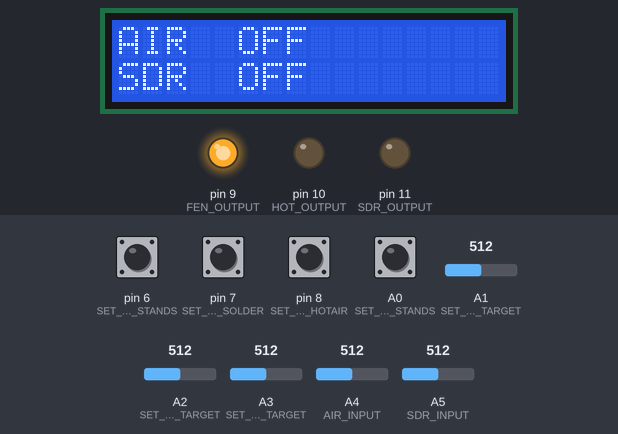
Recording of a sketch running on a simulated Arduino Uno, built with avr-gcc and run on an emulated ATmega328P. On the bench: 16×2 character LCD, output pins drawn as LEDs (lit = HIGH). The inputs (shaded band) are chosen by the test bench; at power-on: A0 (SET_HOTAIR_STANDS), pin 6 (SET_SOLDER_STANDS), pin 7 (SET_BUTTON_SOLDER), pin 8 (SET_BUTTON_HOTAIR) HIGH, A1 (SET_SOLDER_TARGET) = 512, A2 (SET_AIRRPM_TARGET) = 512, A3 (SET_HOTAIR_TARGET) = 512, A4 (AIR_INPUT) = 512, A5 (SDR_INPUT) = 512.

Above: at 2.7 s.
2.8 s: pin 7 (SET_BUTTON_SOLDER) pulled LOW for 0.15 s
At 3.45 s:
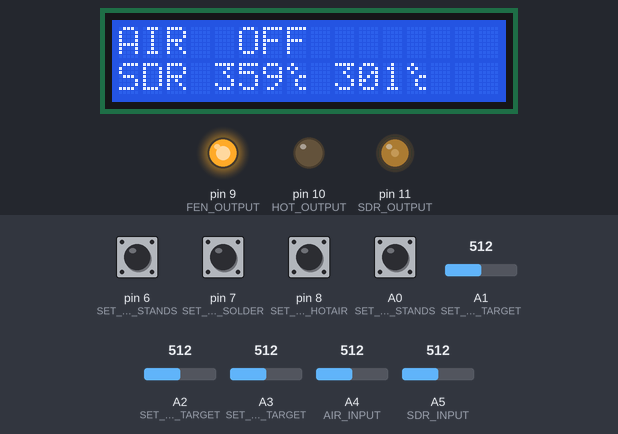
3.5 s: pin 8 (SET_BUTTON_HOTAIR) pulled LOW for 0.15 s
At 3.96 s:
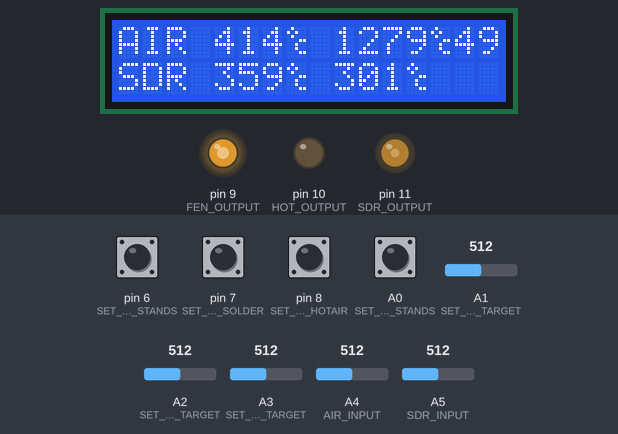
4.2 s: pin 7 (SET_BUTTON_SOLDER) pulled LOW for 1 s
At 6.4 s:
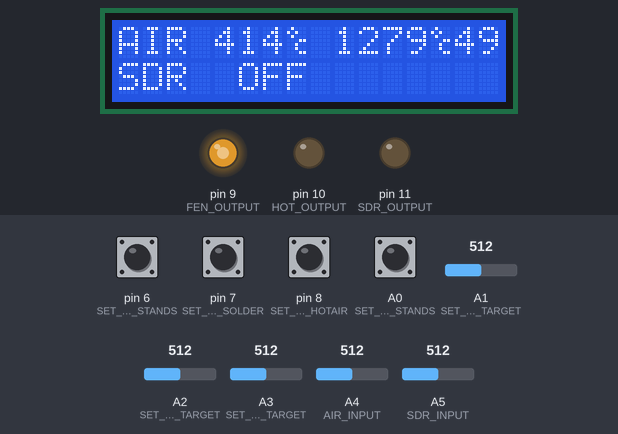
6.7 s: pin 6 (SET_SOLDER_STANDS) pulled LOW for 0.15 s
8.5 s: pin 8 (SET_BUTTON_HOTAIR) pulled LOW for 1 s
At 9.05 s:
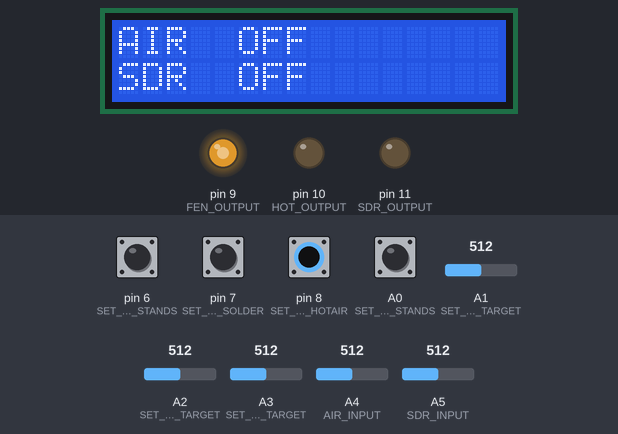
11.0 s: A0 (SET_HOTAIR_STANDS) pulled LOW for 1 s
At 12.0 s:
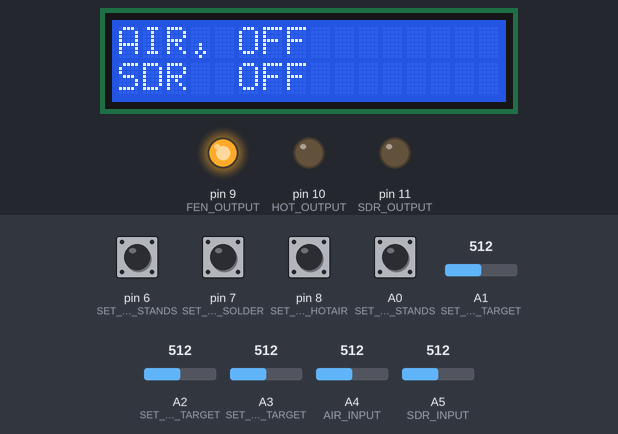
Timing chart, 0 to 14.0 s (numbered marks = the images above; inputs shaded):
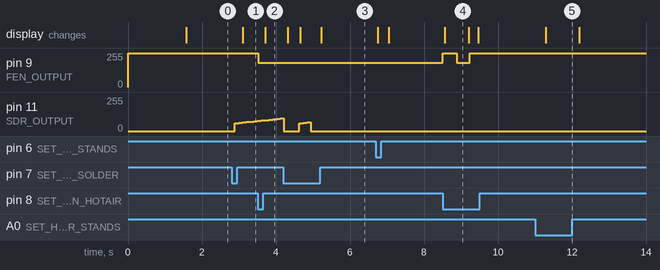

The sketch:

SolderingStation.ino
```cpp
/**
 * Soldering station Air&Iron
 *
 *      FIRMWARE
 *      @author <fire1@abv.bg>
 *      @version 1.0
 *
 */

#include <Arduino.h>
#include <TimerOne.h>    // Avaiable from http://www.arduino.cc/playground/Code/Timer1
#include <PID_v1.h>

//
// Only for IDE
#ifndef TimerOne_h_

#include "../libraries/TimerOne/TimerOne.h"

#endif

#ifndef PID_v1_h

#include "../libraries/PID/PID_v1.h"

#endif

//
// Screen or Serial print
//#define DEBUG

//
// TODO: Handle of 65hz:
// #define FREQ 65    // 50Hz power in these parts
#define FREQ 8    // // Way more stable to be lower value

#define SDR_MIN  300
#define AIR_MIN  350
#define RPM_MIN  440

#define SDR_MAX  420
#define AIR_MAX  480
#define RPM_MAX  1021

//
// Sleep mode start
#define SLEEP_BEGIN_AIR 6000
#define SLEEP_BEGIN_SDR 60000

#define SLEEP_TARGET_AIR 200
#define SLEEP_TARGET_SDR 200

//
// Shutdown mode start [SLEEP_BEGIN * OFF_MULTIPLIER]
#define OFF_MULTIPLIER 3


#ifdef DEBUG
#define LOOP_PRINT 1500
#else
#define LOOP_PRINT 300
#endif

//
// LCD
#ifndef DEBUG

#include <LiquidCrystal.h>

#ifndef LiquidCrystal_h

#include <LiquidCrystal/src/LiquidCrystal.h>

#endif
LiquidCrystal lcd(5, 4, 3, 2, 1, 0);

byte char_cel[] = {
        B01000,
        B10100,
        B01000,
        B00011,
        B00100,
        B00100,
        B00011,
        B00000
};
byte char_std[] = {
        B00000,
        B00000,
        B00000,
        B00000,
        B00100,
        B00100,
        B01010,
        B00100
};

#endif

/**
 * Methods definition
 */
static void buttonSolder();

static void buttonHotAir();

static void standSolder();

static void standHotAir();

static void inputSerial();

static void printSerial(unsigned long airNow, unsigned long sdrNow, uint16_t showAirTemp, uint16_t showSdrTemp);

static void printScreen(uint16_t showSdrTemp, uint16_t showAirTemp, uint16_t showAirRpm);

boolean fenStart = false;
boolean isSleepAirOn = false;
boolean isSleepSdrOn = false;
boolean isSolderUse = true;
boolean isSolderOn = false, isHotAirOn = false, isHotAirUse = true;

const uint8_t SDR_INPUT = A5; // A5
const uint8_t AIR_INPUT = A4;

const uint8_t SDR_OUTPUT = 11; // Solder heater
const uint8_t FEN_OUTPUT = 9; // fen output
const uint8_t HOT_OUTPUT = 10; // fen output

//
// Hardware interface
const uint8_t SET_SOLDER_TARGET = A1;
const uint8_t SET_AIRRPM_TARGET = A2;
const uint8_t SET_HOTAIR_TARGET = A3;

const uint8_t SET_BUTTON_SOLDER = 7;
const uint8_t SET_BUTTON_HOTAIR = 8;

//
// Stands
const uint8_t SET_HOTAIR_STANDS = A0;
const uint8_t SET_SOLDER_STANDS = 6;


uint16_t rpmSetPoint = 1024;


unsigned long standStartHotAir = 0;
unsigned long standStartSolder = 0;


/*
    Kp: Determines how aggressively the PID reacts to the current amount of error (Proportional) (double >=0)
    Ki: Determines how aggressively the PID reacts to error over time (Integral) (double>=0)
    Kd: Determines how aggressively the PID reacts to the change in error (Derivative) (double>=0)
    POn: Either P_ON_E (Default) or P_ON_M. Allows Proportional on Measurement to be specified.

    SetTunings(Kp, Ki, Kd, POn)
 */

//
// AIR
const double aggKpAir = 8, aggKiAir = 1, aggKdAir = 1;
const double consKpAir = 2, consKiAir = 0.05, consKdAir = 0.25;
double airSetPoint, airInput, airOutput;
PID airPID(&airInput, &airOutput, &airSetPoint, consKpAir, consKiAir, consKdAir, DIRECT);

//
// Solder
const double aggKpSdr = 1, aggKiSdr = 0.5, aggKdSdr = 0.15;
const double consKpSdr = 2, consKiSdr = 1, consKdSdr = 1;
double sdrSetPoint, sdrInput, sdrOutput;
PID sdrPID(&sdrInput, &sdrOutput, &sdrSetPoint, consKpSdr, consKiSdr, consKdSdr, DIRECT);


unsigned long debounceSolder, debounceHotAir;


void setup() {

    // 1000000 / (2 * FREQ);//The Timerone PWM period, 50Hz = 10000 uS
    Timer1.initialize(FREQ); // Way more stable variant

    pinMode(SDR_INPUT, INPUT);
    pinMode(SDR_OUTPUT, OUTPUT);
    pinMode(FEN_OUTPUT, OUTPUT);
    pinMode(HOT_OUTPUT, OUTPUT);

    pinMode(SET_SOLDER_TARGET, INPUT);
    pinMode(SET_AIRRPM_TARGET, INPUT);
    pinMode(SET_HOTAIR_TARGET, INPUT);
    pinMode(SET_HOTAIR_STANDS, INPUT_PULLUP);
    pinMode(SET_BUTTON_SOLDER, INPUT_PULLUP);
    pinMode(SET_BUTTON_HOTAIR, INPUT_PULLUP);
    pinMode(SET_SOLDER_STANDS, INPUT_PULLUP);

    digitalWrite(SET_SOLDER_STANDS, HIGH);
    digitalWrite(8, HIGH);
//    analogWrite(SDR_INPUT, 0);
    digitalWrite(8, HIGH);
    analogWrite(SDR_OUTPUT, 0);
    analogWrite(FEN_OUTPUT, 0);
    analogWrite(HOT_OUTPUT, 0);
    analogWrite(FEN_OUTPUT, 255);
#ifdef DEBUG
    Serial.begin(115200);
#else
    lcd.begin(16, 2);
    lcd.createChar(1, char_cel);
    lcd.createChar(2, char_std);
    lcd.setCursor(0, 0);
    lcd.print(F(" SOLDER STATION "));
    lcd.setCursor(0, 1);
    lcd.print(F(" ver.1.1.0 "));
    delay(1500);
    lcd.clear();
#endif


    airSetPoint = 0;
    sdrSetPoint = 0;
    airPID.SetOutputLimits(0, 1024);
    sdrPID.SetOutputLimits(0, 255);

    airInput = analogRead(AIR_INPUT);
    sdrInput = analogRead(SDR_INPUT);

    airPID.SetMode(AUTOMATIC);
    sdrPID.SetMode(AUTOMATIC);

}


#define READ_SENSOR 10
boolean dbg = false;
unsigned long loopPrint = 0;
uint64_t airTemp, sdrTemp = 0;
uint16_t loopIndex = 0;
volatile uint8_t ms;
volatile unsigned long airNow, sdrNow;

void loop() {


//#ifndef DEBUG
    //
    // My inputs are inverted ...
    sdrSetPoint = (isSolderOn) ? (uint16_t) map(analogRead(SET_SOLDER_TARGET), 1021, 0, SDR_MIN, SDR_MAX) : 0;
    airSetPoint = (isHotAirOn) ? (uint16_t) map(analogRead(SET_HOTAIR_TARGET), 1021, 0, AIR_MIN, AIR_MAX) : 0;
    rpmSetPoint = (isHotAirOn) ? (uint16_t) map(analogRead(SET_AIRRPM_TARGET), 1021, 0, RPM_MIN, RPM_MAX) : 0;


    /*
     * Temperature resolver
     */
    for (ms = 0; ms < READ_SENSOR; ++ms) {
        airNow += ((analogRead(AIR_INPUT) * 9 + 32 * 5 + 2) / 5);
        sdrNow += ((analogRead(SDR_INPUT) * 9 + 32 * 5 + 2) / 5) * 0.1;
        delayMicroseconds(10);
    }

    airNow = airNow / READ_SENSOR;
    sdrNow = sdrNow / READ_SENSOR;


    //
    // Resolve solder temperature
    uint16_t currentSolderTemp;
    if (sdrNow < 60) {
        currentSolderTemp = (uint16_t) map(sdrNow, 10, 60, 15, 200);
    } else if (sdrNow < 115) {
        currentSolderTemp = (uint16_t) map(sdrNow, 60, 115, 200, 325);
    } else {
        currentSolderTemp = (uint16_t) map(sdrNow, 115, 145, 325, 420);
    }
    //
    // Resolve hot air temperature
    uint16_t currentHotAirTemp;
    if (airNow < 280) {
        currentHotAirTemp = (uint16_t) map(airNow, 100, 280, 120, 390);
    } else {
        currentHotAirTemp = (uint16_t) map(airNow, 280, 315, 390, 430);
    }


    airInput = currentHotAirTemp;
    sdrInput = currentSolderTemp;

    sdrTemp += sdrInput;
    airTemp += airInput;

    loopIndex++;

    uint8_t showAirRpm = (uint8_t) map(analogRead(SET_AIRRPM_TARGET), 1023, 0, 0, 99);

    uint16_t showAirTemp = (airTemp / loopIndex);
    uint16_t showSdrTemp = (sdrTemp / loopIndex);


    //
    // Smoothing temperatures to show
    if (loopIndex > 6) {
        airTemp = (airTemp / loopIndex);
        sdrTemp = (sdrTemp / loopIndex);
        loopIndex = 1;
    }

    buttonSolder();
    buttonHotAir();
    standSolder();
    standHotAir();
    inputSerial();

    /*
     * Soldering iron
     */
    uint16_t constrainsSolder = (uint16_t) sdrOutput;

    sdrPID.Compute();

    if (sdrSetPoint == 0) {
        constrainsSolder = 0;
        sdrOutput = 0;
    }


    if (isSolderOn) {
        analogWrite(SDR_OUTPUT, constrainsSolder);
    } else {
        analogWrite(SDR_OUTPUT, 0);
    }

    double gapSdr = abs(airSetPoint - airInput); //distance away from setpoint
    if (gapSdr < 10) {
        //we're close to set point, use conservative tuning parameters
        sdrPID.SetTunings(consKpSdr, consKiSdr, consKdSdr);
    } else {
        //we're far from set point, use aggressive tuning parameters
        sdrPID.SetTunings(aggKpSdr, aggKiSdr, aggKdSdr);
    }


    double gapAir = abs(airSetPoint - airInput); //distance away from setpoint
    if (gapAir < 10) {
        //we're close to set point, use conservative tuning parameters
        airPID.SetTunings(consKpAir, consKiAir, consKdAir);
    } else {
        //we're far from set point, use aggressive tuning parameters
        airPID.SetTunings(aggKpAir, aggKiAir, aggKdAir);
    }


    //
    // Protection from temperature of hot air when boot
    if (millis() > 5000 && !fenStart && airInput < 200) {
        rpmSetPoint = 0;
        fenStart = true;
    }

    airPID.Compute();

    uint16_t constrainsHotAir;
    if (airSetPoint == 0) {
        constrainsHotAir = 0;
        airOutput = 0;
    } else {
        constrainsHotAir = (uint16_t) airOutput;
    }
    //
    // HOT AIR
    if (airInput > 550 || airSetPoint > 600 /*|| airInput + 200 > airSetPoint*/) {
        constrainsHotAir = 0;
        airOutput = 0;
    }
    if (airSetPoint == 0) {
        constrainsHotAir = 0;
    }

    if (isHotAirOn) {
        Timer1.pwm(FEN_OUTPUT, rpmSetPoint);
        Timer1.pwm(HOT_OUTPUT, constrainsHotAir);
    } else {
        Timer1.pwm(HOT_OUTPUT, 0);
        if (airInput < 80) {
            Timer1.pwm(FEN_OUTPUT, 0);
        } else {
            Timer1.pwm(FEN_OUTPUT, 1024);
        }
    }


    unsigned long time = millis();
    if (time - loopPrint > LOOP_PRINT) {
        loopPrint = time;

#ifdef DEBUG

        //
        // DEBUG display
        //
        printSerial(airNow, sdrNow, showAirTemp, showSdrTemp);


#else


        //
        // LCD display
        //
        printScreen(showSdrTemp, showAirTemp, showAirRpm);
#endif
    }


}
/////////////////////////////////////////////////////////////////////////
////// Methods begin
/////////////////////////////////////////////////////////////////////////
/**
 * Detect button solder
 */
void buttonSolder() {
    if (digitalRead(SET_BUTTON_SOLDER) == LOW && debounceSolder + 350 < millis()) {
        delay(10);
        if (digitalRead(SET_BUTTON_SOLDER) == LOW) {
            if (!isSolderOn) {
#ifdef DEBUG
                Serial.println(F("SOLDER air ON "));
#endif
                isSolderUse = true;
                isSolderOn = true;
                isSleepSdrOn = false;
            } else {
#ifdef DEBUG
                Serial.println(F("SOLDER air OFF "));
#endif
                isSolderOn = false;
            }
            debounceSolder = millis();
        }
    }
}

/**
 * Detect hot air button
 */
void buttonHotAir() {
    if (digitalRead(SET_BUTTON_HOTAIR) == LOW && debounceHotAir + 350 < millis()) {
        delay(10);
        if (digitalRead(SET_BUTTON_HOTAIR) == LOW) {
            if (!isHotAirOn) {
#ifdef DEBUG
                Serial.println(F("Hot air ON "));
#endif
                isHotAirUse = true;
                isHotAirOn = true;
                isSleepAirOn = false;
            } else {
#ifdef DEBUG
                Serial.println(F("Hot air OFF "));
#endif
                isHotAirOn = false;

            }
            debounceHotAir = millis();
        }
    }
}


void standSolder() {
    //
    // Listen for sleep mode
    if (isSolderOn && digitalRead(SET_SOLDER_STANDS) == LOW) {

        if (isSolderUse) {
            standStartSolder = millis();
            isSolderUse = false;
        }

        if (!isSolderUse && millis() - standStartSolder > SLEEP_BEGIN_SDR) {
            isSleepSdrOn = true;
            isSolderUse = false;
            sdrSetPoint = SLEEP_TARGET_SDR;
        }
        if (millis() - standStartSolder > SLEEP_BEGIN_SDR * OFF_MULTIPLIER) {
            isSolderOn = false;
        }
    } else {
        isSolderUse = true;
        isSleepSdrOn = false;
    }
}

void standHotAir() {
    //
    // Listen for sleep mode
    if (isHotAirOn && digitalRead(SET_HOTAIR_STANDS) == LOW) {

        if (isHotAirUse) {
            standStartHotAir = millis();
            isHotAirUse = false;
        }

        if (!isHotAirUse && millis() - standStartHotAir > SLEEP_BEGIN_AIR) {
            isSleepAirOn = true;
            isHotAirUse = false;
            airSetPoint = SLEEP_TARGET_AIR;
        }
        if (millis() - standStartHotAir > SLEEP_BEGIN_AIR * OFF_MULTIPLIER) {
            isHotAirOn = false;
        }
    } else {
        isHotAirUse = true;
        isSleepAirOn = false;
    }
}

void inputSerial() {
#ifdef DEBUG
    if (Serial.available()) {
        String where = Serial.readStringUntil('=');
        if (where == F("dbg")) {
            dbg = (boolean) Serial.readStringUntil('\n').toInt();
        }

        if (where == F("sdr")) {
            sdrSetPoint = (uint16_t) Serial.readStringUntil('\n').toInt();
        }

        if (where == F("air")) {
            rpmSetPoint = (uint16_t) Serial.readStringUntil('\n').toInt();
        }

        if (where == F("hot")) {
            airSetPoint = (uint16_t) Serial.readStringUntil('\n').toInt();
        }
    }
#endif
}

void printScreen(uint16_t showSdrTemp, uint16_t showAirTemp, uint16_t showAirRpm) {
    //
    // Solder
#ifndef DEBUG
    lcd.clear();
    lcd.setCursor(0, 1);
    lcd.print(F("SDR"));
    if (digitalRead(SET_SOLDER_STANDS) == LOW) {
        lcd.setCursor(3, 1);
        lcd.print("\2");
    }
    lcd.setCursor(4, 1);
    if (isSolderOn) {
        if (isSleepSdrOn) {
            lcd.print(F(" SLP "));
        } else {
            lcd.print((uint16_t) sdrSetPoint);
            lcd.print("\1");
        }
        lcd.setCursor(9, 1);

        lcd.print(showSdrTemp);
        lcd.print("\1");
    } else lcd.print(" OFF ");


    //
    // Hot air
    lcd.setCursor(0, 0);
    lcd.print(F("AIR"));
    if (digitalRead(SET_HOTAIR_STANDS) == LOW) {
        lcd.setCursor(3, 0);
        lcd.print("\2");
    }
    lcd.setCursor(4, 0);
    if (isHotAirOn) {
        if (isSleepAirOn) {
            lcd.print(F(" SLP "));
        } else {
            lcd.print((uint16_t) airSetPoint);
            lcd.print("\1");
        }
        lcd.setCursor(9, 0);
        lcd.print(showAirTemp);
        lcd.print("\1");
        lcd.setCursor(14, 0);
        lcd.print(showAirRpm);
    } else lcd.print(" OFF ");

#endif
}

/**
 *
 * @param airNow
 * @param sdrNow
 * @param showAirTemp
 * @param showSdrTemp
 */
void printSerial(unsigned long airNow, unsigned long sdrNow, uint16_t showAirTemp, uint16_t showSdrTemp) {


    //
    // HOT AIR
    Serial.print(F("AIR: now "));
    Serial.print(airNow);

    Serial.print(F(" out "));
    Serial.print(airOutput);

    Serial.print(F(" / show "));
    Serial.print(showAirTemp);

    Serial.print(F("*C / in "));
    Serial.print(airInput);
    Serial.print(F(" / tar "));
    Serial.print(airSetPoint);
    Serial.print(" | SND ");
    Serial.print(digitalRead(SET_HOTAIR_STANDS));
    if (isSleepAirOn) {
        Serial.print(" SLEEP ");
    }
    Serial.println('\n');

    //
    // IRON
    Serial.print(F("IRON: now "));
    Serial.print(sdrNow);
    Serial.print(F(" / out "));
    Serial.print(sdrOutput);
    Serial.print(F(" / show "));
    Serial.print(showSdrTemp);
    Serial.print(F("*C / in "));
    Serial.print(sdrInput);
    Serial.print(F(" / tar "));
    Serial.print(sdrSetPoint);
    Serial.print(" | SND ");
    Serial.print(digitalRead(SET_SOLDER_STANDS));
    if (isSleepSdrOn) {
        Serial.print(" SLEEP ");

    }
    Serial.println('\n');
}
```

Measured:
- after the input at 2.8 s, pin 11 (SDR_OUTPUT): moves from 0/255 to 76/255 over 0.61 s, starting after 0.09 s; the display: changes after 0.30 s (image 1)
- after the input at 3.5 s, pin 9 (FEN_OUTPUT): 255/255 → 182/255 at once; the display: changes after 0.21 s (image 2)
- after the input at 4.2 s, the display: changes after 0.11 s (image 3)
- after the input at 8.5 s, pin 9 (FEN_OUTPUT): 182/255 → 255/255 at once, → 182/255 0.37 s later, → 255/255 0.36 s later; the display: changes after 0.06 s (image 4)
- after the input at 11.0 s, the display: changes after 0.29 s (image 5)
- what the display in image 4 shows lasts 0.6 s, from 8.6 s to 9.2 s
